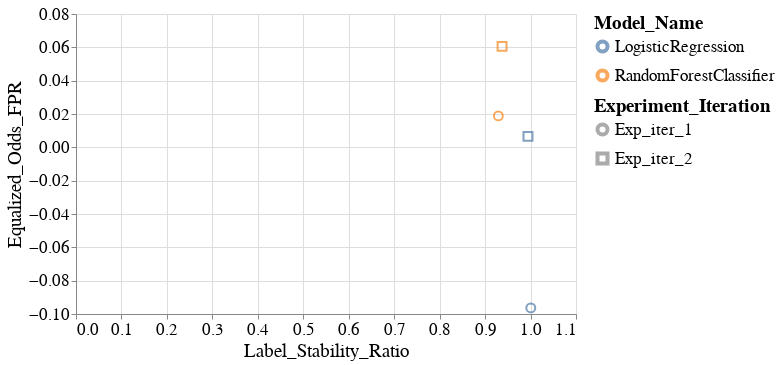

Notebook source saved alongside this figure:
### Markdown cell above
## Figure 3. Scatter plots.

### Code cell
create_scatter_plot(melted_all_group_metrics_per_model_dct,
                    group='SEX',
                    fairness_metric_name='Equalized_Odds_FPR',
                    stability_metric_name='Label_Stability_Ratio',
                    alpha=0.0)

### Figure 1 — Vega-Lite specification as saved in the notebook (floating-point values rounded to 4 significant figures)
{"config": {"view": {"continuousWidth": 400, "continuousHeight": 300}, "axis": {"labelFontSize": 17, "labelFontWeight": "normal", "titleFontSize": 19, "titleFontWeight": "normal"}, "legend": {"labelFontSize": 17, "labelLimit": 200, "symbolStrokeWidth": 4, "titleFontSize": 19, "titleLimit": 220}, "title": {"fontSize": 17}}, "data": {"name": "data-af45596251cc056bacc5cd8c62990fd4"}, "mark": {"type": "point", "size": 60}, "encoding": {"color": {"field": "Model_Name", "type": "nominal"}, "shape": {"field": "Experiment_Iteration", "type": "nominal"}, "size": {"value": 80}, "x": {"field": "Label_Stability_Ratio", "type": "quantitative"}, "y": {"field": "Equalized_Odds_FPR", "type": "quantitative"}}, "height": 300, "width": 500, "$schema": "https://vega.github.io/schema/vega-lite/v4.17.0.json", "datasets": {"data-af45596251cc056bacc5cd8c62990fd4": [{"Model_Name": "LogisticRegression", "Experiment_Iteration": "Exp_iter_1", "Intervention_Param": 0.0, "Test_Set_Index": 0, "Group": "SEX", "Equalized_Odds_FPR": -0.09633, "Label_Stability_Ratio": 1.001}, {"Model_Name": "LogisticRegression", "Experiment_Iteration": "Exp_iter_2", "Intervention_Param": 0.0, "Test_Set_Index": 0, "Group": "SEX", "Equalized_Odds_FPR": 0.00658, "Label_Stability_Ratio": 0.9944}, {"Model_Name": "RandomForestClassifier", "Experiment_Iteration": "Exp_iter_1", "Intervention_Param": 0.0, "Test_Set_Index": 0, "Group": "SEX", "Equalized_Odds_FPR": 0.01887, "Label_Stability_Ratio": 0.9291}, {"Model_Name": "RandomForestClassifier", "Experiment_Iteration": "Exp_iter_2", "Intervention_Param": 0.0, "Test_Set_Index": 0, "Group": "SEX", "Equalized_Odds_FPR": 0.06056, "Label_Stability_Ratio": 0.9374}]}}
